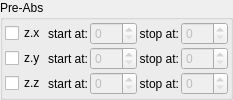
    <widget class="QGroupBox" name="groupBox">
     <property name="title">
      <string>Pre-Abs</string>
     </property>
     <layout class="QVBoxLayout" name="verticalLayout_3" stretch="0">
      <property name="spacing">
       <number>2</number>
      </property>
      <property name="leftMargin">
       <number>2</number>
      </property>
      <property name="topMargin">
       <number>2</number>
      </property>
      <property name="rightMargin">
       <number>2</number>
      </property>
      <property name="bottomMargin">
       <number>2</number>
      </property>
      <item>
       <layout class="QGridLayout" name="gridLayout_8" columnstretch="0,0,0,0,0">
        <property name="spacing">
         <number>2</number>
        </property>
        <item row="2" column="2">
         <widget class="MySpinBox" name="spinboxInt_transf_start_iterations_Z">
          <property name="enabled">
           <bool>false</bool>
          </property>
          <property name="sizePolicy">
           <sizepolicy hsizetype="Minimum" vsizetype="Maximum">
            <horstretch>0</horstretch>
            <verstretch>0</verstretch>
           </sizepolicy>
          </property>
          <property name="maximum">
           <number>999</number>
          </property>
         </widget>
        </item>
        <item row="2" column="4">
         <widget class="MySpinBox" name="spinboxInt_transf_stop_iterations_Z">
          <property name="enabled">
           <bool>false</bool>
          </property>
          <property name="sizePolicy">
           <sizepolicy hsizetype="Minimum" vsizetype="Maximum">
            <horstretch>0</horstretch>
            <verstretch>0</verstretch>
           </sizepolicy>
          </property>
          <property name="maximum">
           <number>999</number>
          </property>
         </widget>
        </item>
        <item row="1" column="4">
         <widget class="MySpinBox" name="spinboxInt_transf_stop_iterations_Y">
          <property name="enabled">
           <bool>false</bool>
          </property>
          <property name="sizePolicy">
           <sizepolicy hsizetype="Minimum" vsizetype="Maximum">
            <horstretch>0</horstretch>
            <verstretch>0</verstretch>
           </sizepolicy>
          </property>
          <property name="maximum">
           <number>999</number>
          </property>
         </widget>
        </item>
        <item row="0" column="4">
         <widget class="MySpinBox" name="spinboxInt_transf_stop_iterations_X">
          <property name="enabled">
           <bool>false</bool>
          </property>
          <property name="sizePolicy">
           <sizepolicy hsizetype="Minimum" vsizetype="Maximum">
            <horstretch>0</horstretch>
            <verstretch>0</verstretch>
           </sizepolicy>
          </property>
          <property name="maximum">
           <number>999</number>
          </property>
         </widget>
        </item>
        <item row="1" column="2">
         <widget class="MySpinBox" name="spinboxInt_transf_start_iterations_Y">
          <property name="enabled">
           <bool>false</bool>
          </property>
          <property name="sizePolicy">
           <sizepolicy hsizetype="Minimum" vsizetype="Maximum">
            <horstretch>0</horstretch>
            <verstretch>0</verstretch>
           </sizepolicy>
          </property>
          <property name="maximum">
           <number>999</number>
          </property>
         </widget>
        </item>
        <item row="0" column="2">
         <widget class="MySpinBox" name="spinboxInt_transf_start_iterations_X">
          <property name="enabled">
           <bool>false</bool>
          </property>
          <property name="sizePolicy">
           <sizepolicy hsizetype="Minimum" vsizetype="Maximum">
            <horstretch>0</horstretch>
            <verstretch>0</verstretch>
           </sizepolicy>
          </property>
          <property name="maximum">
           <number>999</number>
          </property>
         </widget>
        </item>
        <item row="0" column="0">
         <widget class="MyCheckBox" name="checkBox_transf_function_enabledAx_false">
          <property name="text">
           <string notr="true">z.x</string>
          </property>
         </widget>
        </item>
        <item row="1" column="0">
         <widget class="MyCheckBox" name="checkBox_transf_function_enabledAy_false">
          <property name="text">
           <string notr="true">z.y</string>
          </property>
         </widget>
        </item>
        <item row="2" column="0">
         <widget class="MyCheckBox" name="checkBox_transf_function_enabledAz_false">
          <property name="text">
           <string notr="true">z.z</string>
          </property>
         </widget>
        </item>
        <item row="0" column="1">
         <widget class="QLabel" name="label_51">
          <property name="layoutDirection">
           <enum>Qt::LeftToRight</enum>
          </property>
          <property name="text">
           <string>start at:</string>
          </property>
          <property name="alignment">
           <set>Qt::AlignRight|Qt::AlignTrailing|Qt::AlignVCenter</set>
          </property>
         </widget>
        </item>
        <item row="0" column="3">
         <widget class="QLabel" name="label_71">
          <property name="text">
           <string>stop at:</string>
          </property>
          <property name="alignment">
           <set>Qt::AlignRight|Qt::AlignTrailing|Qt::AlignVCenter</set>
          </property>
         </widget>
        </item>
        <item row="1" column="1">
         <widget class="QLabel" name="label_72">
          <property name="layoutDirection">
           <enum>Qt::LeftToRight</enum>
          </property>
          <property name="text">
           <string>start at:</string>
          </property>
          <property name="alignment">
           <set>Qt::AlignRight|Qt::AlignTrailing|Qt::AlignVCenter</set>
          </property>
         </widget>
        </item>
        <item row="2" column="1">
         <widget class="QLabel" name="label_73">
          <property name="layoutDirection">
           <enum>Qt::LeftToRight</enum>
          </property>
          <property name="text">
           <string>start at:</string>
          </property>
          <property name="alignment">
           <set>Qt::AlignRight|Qt::AlignTrailing|Qt::AlignVCenter</set>
          </property>
         </widget>
        </item>
        <item row="1" column="3">
         <widget class="QLabel" name="label_75">
          <property name="text">
           <string>stop at:</string>
          </property>
          <property name="alignment">
           <set>Qt::AlignRight|Qt::AlignTrailing|Qt::AlignVCenter</set>
          </property>
         </widget>
        </item>
        <item row="2" column="3">
         <widget class="QLabel" name="label_76">
          <property name="text">
           <string>stop at:</string>
          </property>
          <property name="alignment">
           <set>Qt::AlignRight|Qt::AlignTrailing|Qt::AlignVCenter</set>
          </property>
         </widget>
        </item>
       </layout>
      </item>
     </layout>
    </widget>
